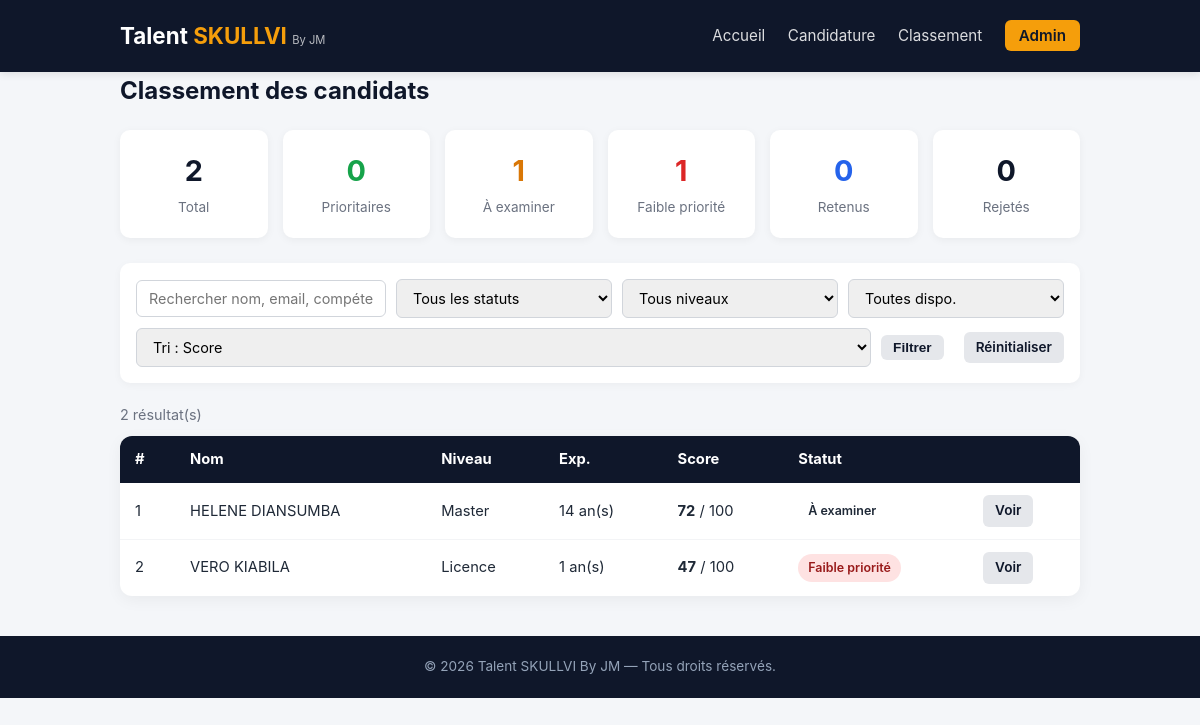
Page /classement.php on the committed database.
### tables this page shows
CREATE TABLE `candidats` (
  `id` int(11) NOT NULL,
  `nom` varchar(100) NOT NULL,
  `prenom` varchar(100) NOT NULL,
  `email` varchar(150) NOT NULL,
  `telephone` varchar(30) DEFAULT NULL,
  `niveau_etude` enum('secondaire','licence','master') NOT NULL,
  `experience` int(10) UNSIGNED DEFAULT 0,
  `competences` text NOT NULL,
  `motivation` tinyint(3) UNSIGNED NOT NULL,
  `disponibilite` enum('immediate','partielle','non_disponible') NOT NULL,
  `score` int(10) UNSIGNED DEFAULT 0,
  `statut` enum('Prioritaire','À examiner','Faible priorité') DEFAULT 'À examiner',
  `date_candidature` timestamp NOT NULL DEFAULT current_timestamp()
);

### database.php (called while the page is built, shortened)
<?php
function statut_to_class(string $statut): string
{
    $s = strtolower($statut);
    $s = str_replace(
        ['à','â','ä','é','è','ê','ë','î','ï','ô','ö','ù','û','ü','ç',' '],
        ['a','a','a','e','e','e','e','i','i','o','o','u','u','u','c','-'],
        $s
    );
    return preg_replace('/[^a-z0-9\-]/', '', $s);
}

### classement.php (the view, shortened to what this page needs)
<?php
require_once __DIR__ . '/config/database.php';
$q        = trim($_GET['q'] ?? '');
$tri      = $_GET['tri'] ?? 'score';
$params = [];
$order = match ($tri) {
    'date'  => 'date_candidature DESC',
    'nom'   => 'nom ASC, prenom ASC',
    default => 'score DESC, date_candidature ASC',
};
$sql = "SELECT id, nom, prenom, email, niveau_etude, experience,
               motivation, disponibilite, score, statut, date_candidature
        FROM candidats";
$sql .= " ORDER BY $order";
$stmt = $pdo->prepare($sql);
$stmt->execute($params);
$candidats = $stmt->fetchAll();
$stats = $pdo->query("
    SELECT
        COUNT(*) AS total,
        SUM(statut = 'Prioritaire')      AS prioritaires,
        SUM(statut = 'À examiner')       AS a_examiner,
        SUM(statut = 'Faible priorité')  AS faibles,
        SUM(statut = 'Retenu')           AS retenus,
        SUM(statut = 'Rejeté')           AS rejetes
    FROM candidats
")->fetch();
?>
<!DOCTYPE html>
<html lang="fr">
<head>
    <link rel="stylesheet" href="assets/css/style.css">
</head>
<body>
<header class="site-header">
    <div class="container">
        <h1 class="logo">Talent <span>SKULLVI</span> <small>By JM</small></h1>
        <nav>
            <a href="index.php">Accueil</a>
            <a href="candidature.php">Candidature</a>
            <a href="classement.php">Classement</a>
            <a href="login.php" class="nav-admin">Admin</a>
        </nav>
    </div>
</header>
<main class="container">
    <h2>Classement des candidats</h2>
    <div class="stats">
        <div class="stat"><strong><?= (int)$stats['total'] ?></strong><span>Total</span></div>
        <div class="stat stat-green"><strong><?= (int)$stats['prioritaires'] ?></strong><span>Prioritaires</span></div>
        <div class="stat stat-yellow"><strong><?= (int)$stats['a_examiner'] ?></strong><span>À examiner</span></div>
        <div class="stat stat-red"><strong><?= (int)$stats['faibles'] ?></strong><span>Faible priorité</span></div>
        <div class="stat stat-blue"><strong><?= (int)$stats['retenus'] ?></strong><span>Retenus</span></div>
        <div class="stat"><strong><?= (int)$stats['rejetes'] ?></strong><span>Rejetés</span></div>
    </div>
    <form method="GET" class="filters">
        <input type="text" name="q" placeholder="Rechercher nom, email, compétence…"
               value="<?= htmlspecialchars($q) ?>">
        <select name="statut">
            <option value="">Tous les statuts</option>
        </select>
        <select name="niveau">
            <option value="">Tous niveaux</option>
        </select>
        <select name="dispo">
            <option value="">Toutes dispo.</option>
        </select>
        <select name="tri">
            <option value="score" <?= $tri === 'score' ? 'selected' : '' ?>>Tri : Score</option>
        </select>
        <button type="submit" class="btn btn-primary btn-small">Filtrer</button>
        <a href="classement.php" class="btn btn-secondary btn-small">Réinitialiser</a>
    </form>
    <?php if (empty($candidats)): ?>
        <p class="empty">Aucun candidat ne correspond à ces critères.</p>
    <?php else: ?>
        <p class="result-count"><?= count($candidats) ?> résultat(s)</p>
        <table class="table">
            <thead>
                <tr>
                    <th>#</th>
                    <th>Nom</th>
                    <th>Niveau</th>
                    <th>Exp.</th>
                    <th>Score</th>
                    <th>Statut</th>
                    <th></th>
                </tr>
            </thead>
            <tbody>
                <?php foreach ($candidats as $i => $c): ?>
                    <tr>
                        <td><?= $i + 1 ?></td>
                        <td><?= htmlspecialchars($c['prenom'] . ' ' . $c['nom']) ?></td>
                        <td><?= htmlspecialchars(ucfirst($c['niveau_etude'])) ?></td>
                        <td><?= (int) $c['experience'] ?> an(s)</td>
                        <td><strong><?= (int) $c['score'] ?></strong> / 100</td>
                        <td>
                            <span class="badge badge-<?= statut_to_class($c['statut']) ?>">
                                <?= htmlspecialchars($c['statut']) ?>
                            </span>
                        </td>
                        <td><a href="details.php?id=<?= (int) $c['id'] ?>" class="btn btn-small">Voir</a></td>
                    </tr>
                <?php endforeach; ?>
            </tbody>
        </table>
    <?php endif; ?>
</main>
<footer class="site-footer">
    <div class="container">
        <p>&copy; <?= date('Y') ?> Talent SKULLVI By JM — Tous droits réservés.</p>
    </div>
</footer>
</body>
</html>

### style.css (style rules this page uses)
* { box-sizing: border-box; margin: 0; padding: 0; }
body { font-family: -apple-system, BlinkMacSystemFont, "Segoe UI", Roboto, sans-serif; background: #f4f6f9; color: #1f2937; line-height: 1.6; }
.container { max-width: 1000px; margin: 0 auto; padding: 0 20px; }
.site-header { background: #0f172a; color: #fff; padding: 18px 0; box-shadow: 0 2px 8px rgba(0,0,0,0.1); }
.site-header .container { display: flex; justify-content: space-between; align-items: center; flex-wrap: wrap; gap: 12px; }
.logo { font-size: 1.4rem; font-weight: 700; }
.logo span { color: #f59e0b; }
.logo small { font-size: 0.7rem; opacity: 0.7; font-weight: 400; }
.site-header nav a { color: #fff; text-decoration: none; margin-left: 18px; font-size: 0.95rem; opacity: 0.85; transition: opacity 0.2s; }
.site-header nav a.nav-admin { background: #f59e0b; color: #0f172a !important; padding: 6px 14px; border-radius: 6px; opacity: 1 !important; font-weight: 600; }
main { padding: 40px 20px; }
h2 { margin-bottom: 20px; color: #0f172a; }
.btn { display: inline-block; padding: 10px 22px; border-radius: 6px; font-weight: 600; text-decoration: none; border: none; cursor: pointer; font-size: 0.95rem; transition: transform 0.1s, background 0.2s; }
.btn-primary { background: #f59e0b; color: #0f172a; margin-right: 10px; }
.btn-secondary { background: #0f172a; color: #fff; }
.btn-small { padding: 5px 12px; font-size: 0.85rem; background: #e5e7eb; color: #0f172a; }
form { background: #fff; padding: 30px; border-radius: 12px; box-shadow: 0 4px 16px rgba(0,0,0,0.05); }
.stats { display: grid; grid-template-columns: repeat(auto-fit, minmax(140px, 1fr)); gap: 15px; margin-bottom: 25px; }
.stat { background: #fff; padding: 18px; border-radius: 10px; text-align: center; box-shadow: 0 2px 8px rgba(0,0,0,0.05); }
.stat strong { display: block; font-size: 1.8rem; color: #0f172a; }
.stat span { font-size: 0.85rem; color: #6b7280; }
.stat-green strong { color: #16a34a; }
.stat-yellow strong { color: #d97706; }
.stat-red strong { color: #dc2626; }
.stat-blue strong { color: #2563eb; }
.table { width: 100%; background: #fff; border-collapse: collapse; border-radius: 12px; overflow: hidden; box-shadow: 0 4px 16px rgba(0,0,0,0.05); }
.table thead { background: #0f172a; color: #fff; }
.table th, .table td { padding: 12px 15px; text-align: left; font-size: 0.92rem; }
.table tbody tr { border-bottom: 1px solid #f3f4f6; }
.table tbody tr:last-child { border-bottom: none; }
.badge { display: inline-block; padding: 4px 10px; border-radius: 20px; font-size: 0.78rem; font-weight: 600; }
.badge-faible-priorite { background: #fee2e2; color: #991b1b; }
.filters { background: #fff; padding: 16px; border-radius: 10px; margin-bottom: 20px; display: flex; flex-wrap: wrap; gap: 10px; align-items: center; box-shadow: 0 2px 8px rgba(0,0,0,0.04); }
.filters input, .filters select { padding: 9px 12px; border: 1px solid #d1d5db; border-radius: 6px; font-size: 0.9rem; font-family: inherit; flex: 1 1 160px; }
.result-count { color: #6b7280; font-size: 0.9rem; margin-bottom: 10px; }
.site-footer { background: #0f172a; color: #94a3b8; padding: 20px 0; text-align: center; font-size: 0.85rem; margin-top: 40px; }

### rows in the picture
candidats: prenom+nom "HELENE DIANSUMBA", niveau_etude "Master", experience "14", score "72", statut "À examiner"
candidats: prenom+nom "VERO KIABILA", niveau_etude "Licence", experience "1", score "47", statut "Faible priorité"

### other values in the picture
$stats['total'] "2"
$stats['prioritaires'] "0"
$stats['a_examiner'] "1"
$stats['faibles'] "1"
$stats['retenus'] "0"
$stats['rejetes'] "0"
count($candidats) "2"
